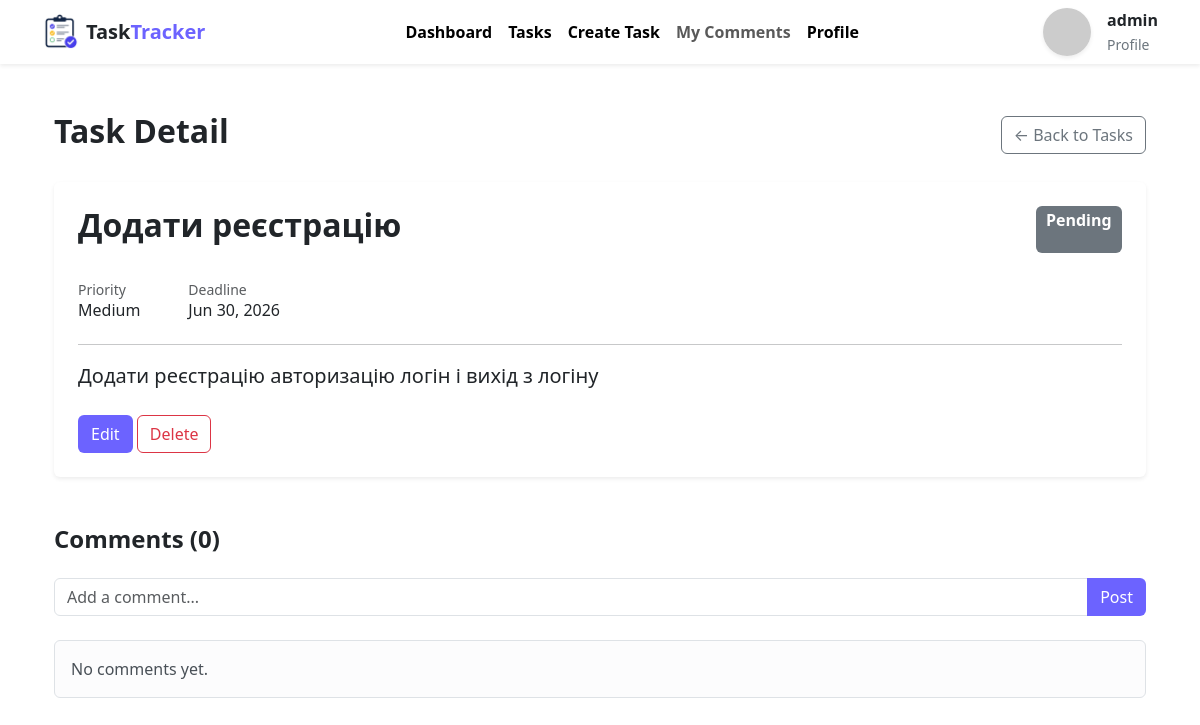
Page /tasks/3/ (signed in) on the earlier database version.
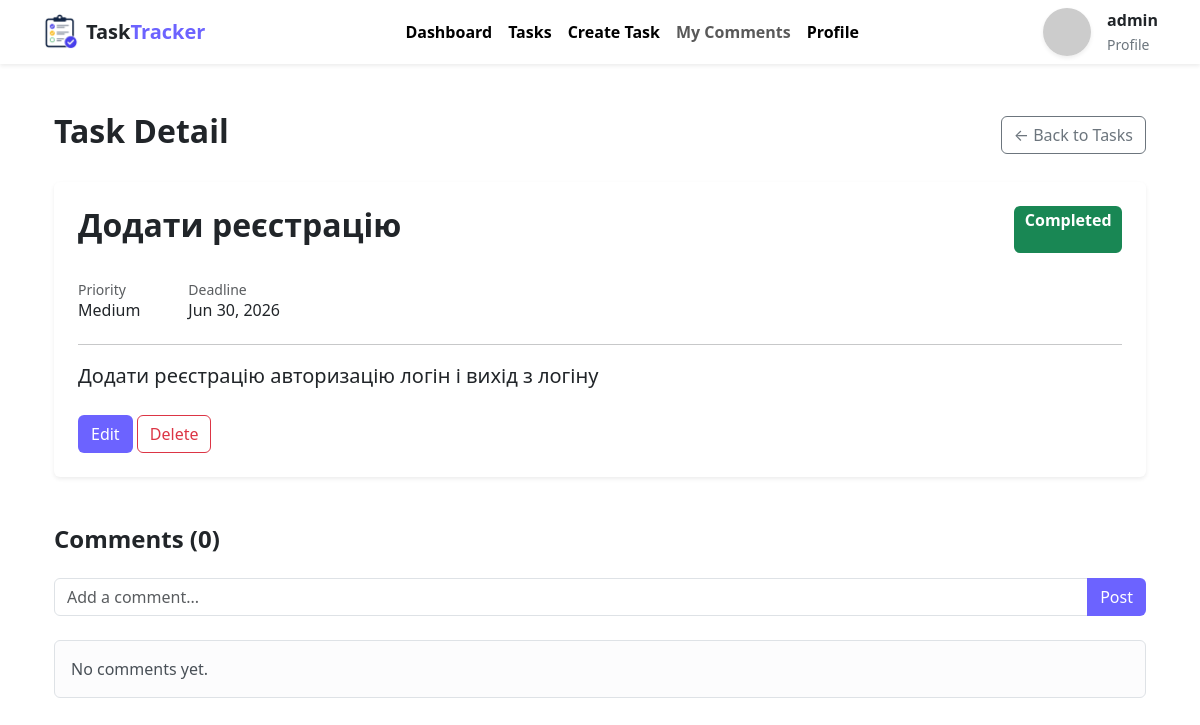
Same page on the later database version.
### tasks/views.py (the view)
# urls.py: path("tasks/<int:pk>/", views.TaskDetailView.as_view(), name="task_detail"),
class TaskDetailView(DetailView):
    model = Task
    template_name = "task_detail.html"
    context_object_name = "task"

### templates/task_detail.html (shortened to what this page needs)
{% extends 'base.html' %}
{% block content %}
<div class="container py-4">
    <div class="d-flex justify-content-between align-items-center mb-4">
        <h2 class="fw-bold">Task Detail</h2>
        <a href="{% url 'task_list' %}" class="btn btn-outline-secondary">
            ← Back to Tasks
        </a>
    </div>
    <div class="card shadow-sm border-0">
        <div class="card-body p-4">
            <div class="d-flex justify-content-between">
                <h2 class="fw-bold">
                    {{ task.title }}
                </h2>
                {% if task.status == "pending" %}
                    <span class="badge bg-secondary fs-6">Pending</span>
                {% elif task.status == "in_progress" %}
                    <span class="badge bg-primary fs-6">
                        In Progress
                    </span>
                {% else %}
                    <span class="badge bg-success fs-6">
                        Completed
                    </span>
                {% endif %}
            </div>
            <div class="mt-4 d-flex gap-5">
                <div>
                    <small class="text-muted">
                        Priority
                    </small>
                    <h6>{{ task.get_priority_display }}</h6>
                </div>
                <div>
                    <small class="text-muted">
                        Deadline
                    </small>
                    <h6>
                        {% if task.deadline %}
                            {{ task.deadline|date:"M d, Y" }}
                        {% else %}
                            —
                        {% endif %}
                    </h6>
                </div>
            </div>
            <hr>
            <p class="fs-5">
                {{ task.description }}
            </p>
            <div class="mt-4">
                <a href="{% url 'task_edit' task.pk %}"
                    class="btn text-white"
                    style="background:#6C63FF;">
                    Edit
                </a>
                <a href="{% url 'task_delete' task.pk %}"
                    class="btn btn-outline-danger">
                    Delete
                </a>
            </div>
        </div>
    </div>
    <div class="mt-5">
        <h4 class="fw-bold mb-4">
            Comments ({{ task.comments.count }})
        </h4>
        <form method="POST">
            <div class="input-group mb-4">
                <input
                    type="text"
                    class="form-control"
                    placeholder="Add a comment...">
                <button class="btn text-white"
                        style="background:#6C63FF;">
                    Post
                </button>
            </div>
        </form>
        {% for comment in task.comments.all %}
        <div class="card border-0 shadow-sm mb-3">
            <div class="card-body">
                <div class="d-flex justify-content-between">
                    <div>
                        <strong>
                            {{ comment.author.username }}
                        </strong>
                        <small class="text-muted ms-2">
                            {{ comment.created_at|date:"M d, Y H:i" }}
                        </small>
                    </div>
                </div>
                <p class="mt-3 mb-0">
                    {{ comment.content }}
                </p>
            </div>
        </div>
        {% empty %}
        <div class="alert alert-light border">
            No comments yet.
        </div>
        {% endfor %}
    </div>
</div>
{% endblock %}

Differences in the rows shown:
changed Task "Додати реєстрацію": status "pending" → "completed" (drawn)
Other differences:
text no longer shown: "Pending"
text now shown: "Completed"
